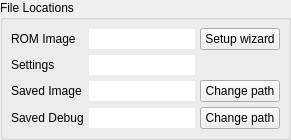
         <widget class="QGroupBox" name="romgroup">
          <property name="title">
           <string>File Locations</string>
          </property>
          <layout class="QGridLayout" name="gridLayout_9">
           <property name="leftMargin">
            <number>8</number>
           </property>
           <property name="topMargin">
            <number>8</number>
           </property>
           <property name="rightMargin">
            <number>8</number>
           </property>
           <property name="bottomMargin">
            <number>8</number>
           </property>
           <property name="spacing">
            <number>5</number>
           </property>
           <item row="5" column="1">
            <widget class="QLineEdit" name="savedDebugPath">
             <property name="focusPolicy">
              <enum>Qt::NoFocus</enum>
             </property>
             <property name="frame">
              <bool>false</bool>
             </property>
             <property name="readOnly">
              <bool>true</bool>
             </property>
            </widget>
           </item>
           <item row="4" column="1">
            <widget class="QLineEdit" name="savedImagePath">
             <property name="focusPolicy">
              <enum>Qt::NoFocus</enum>
             </property>
             <property name="frame">
              <bool>false</bool>
             </property>
             <property name="readOnly">
              <bool>true</bool>
             </property>
            </widget>
           </item>
           <item row="0" column="0">
            <widget class="QLabel" name="label">
             <property name="text">
              <string>ROM Image</string>
             </property>
            </widget>
           </item>
           <item row="4" column="2">
            <widget class="QPushButton" name="buttonChangeSavedImagePath">
             <property name="sizePolicy">
              <sizepolicy hsizetype="Preferred" vsizetype="Maximum">
               <horstretch>0</horstretch>
               <verstretch>0</verstretch>
              </sizepolicy>
             </property>
             <property name="minimumSize">
              <size>
               <width>0</width>
               <height>0</height>
              </size>
             </property>
             <property name="focusPolicy">
              <enum>Qt::NoFocus</enum>
             </property>
             <property name="text">
              <string>Change path</string>
             </property>
             <property name="flat">
              <bool>false</bool>
             </property>
            </widget>
           </item>
           <item row="0" column="2">
            <widget class="QPushButton" name="buttonRunSetup">
             <property name="sizePolicy">
              <sizepolicy hsizetype="Preferred" vsizetype="Maximum">
               <horstretch>0</horstretch>
               <verstretch>0</verstretch>
              </sizepolicy>
             </property>
             <property name="minimumSize">
              <size>
               <width>0</width>
               <height>0</height>
              </size>
             </property>
             <property name="focusPolicy">
              <enum>Qt::NoFocus</enum>
             </property>
             <property name="text">
              <string>Setup wizard</string>
             </property>
             <property name="flat">
              <bool>false</bool>
             </property>
            </widget>
           </item>
           <item row="1" column="1">
            <widget class="QLineEdit" name="settingsPath">
             <property name="enabled">
              <bool>true</bool>
             </property>
             <property name="focusPolicy">
              <enum>Qt::NoFocus</enum>
             </property>
             <property name="frame">
              <bool>false</bool>
             </property>
             <property name="readOnly">
              <bool>true</bool>
             </property>
            </widget>
           </item>
           <item row="4" column="0">
            <widget class="QLabel" name="label_6">
             <property name="text">
              <string>Saved Image</string>
             </property>
            </widget>
           </item>
           <item row="1" column="0">
            <widget class="QLabel" name="label_16">
             <property name="text">
              <string>Settings</string>
             </property>
            </widget>
           </item>
           <item row="5" column="0">
            <widget class="QLabel" name="label_15">
             <property name="text">
              <string>Saved Debug</string>
             </property>
            </widget>
           </item>
           <item row="5" column="2">
            <widget class="QPushButton" name="buttonChangeSavedDebugPath">
             <property name="sizePolicy">
              <sizepolicy hsizetype="Preferred" vsizetype="Maximum">
               <horstretch>0</horstretch>
               <verstretch>0</verstretch>
              </sizepolicy>
             </property>
             <property name="minimumSize">
              <size>
               <width>0</width>
               <height>0</height>
              </size>
             </property>
             <property name="focusPolicy">
              <enum>Qt::NoFocus</enum>
             </property>
             <property name="text">
              <string>Change path</string>
             </property>
             <property name="flat">
              <bool>false</bool>
             </property>
            </widget>
           </item>
           <item row="0" column="1">
            <widget class="QLineEdit" name="rompathView">
             <property name="focusPolicy">
              <enum>Qt::NoFocus</enum>
             </property>
             <property name="frame">
              <bool>false</bool>
             </property>
             <property name="readOnly">
              <bool>true</bool>
             </property>
            </widget>
           </item>
          </layout>
         </widget>
